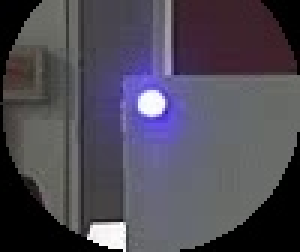
#> input picture vision4location/scripts/image/circle_roi_0.jpg, 100 x 84 px, given in place of 22.jpg, which was not available (shown 3 times larger)
$ python 1.py
#> lines starting #> are read from the running program, lines starting #| are printed output that depends on the picture; after the words box and inside, x2 and y2 are one past the last pixel; in counts of white or black regions, pixels touching at a corner belong together; pictures that were not available may be replaced by others from this repository, and a replacement may not be noted
### vision4location/enhance/DCP.py
#!/usr/bin/env python3
# -*- coding: utf-8 -*-
"""
暗通道先验去雾算法（Dark Channel Prior Dehazing）

功能：
    - 对输入图像进行去雾处理
    - 适用于有雾图像和 underwater 图像增强
    - 基于暗通道先验理论

作者: 杨久春
时间: 2025-01-XX

参考文献:
    Kaiming He, Jian Sun, and Xiaoou Tang. "Single image haze removal using dark channel prior."
    IEEE transactions on pattern analysis and machine intelligence, 33(12):2341-2353, 2010.
"""

import cv2
import numpy as np
from typing import Union, Optional, Tuple
from pathlib import Path


class DarkChannelPrior:
    """
    暗通道先验去雾类

    使用示例:
        dcp = DarkChannelPrior(patch_size=15, omega=0.95, t0=0.1)
        image = cv2.imread("hazy_image.jpg")
        dehazed_image = dcp.dehaze(image)
        cv2.imwrite("dehazed_image.jpg", dehazed_image)
    """

    def __init__(self, patch_size: int = 15, omega: float = 0.95, t0: float = 0.1):
        """
        初始化暗通道去雾算法

        参数:
            patch_size: 局部窗口大小，用于计算暗通道（默认15，必须是奇数）
            omega: 去雾强度参数，范围0-1，值越大去雾效果越强（默认0.95）
            t0: 透射率下限，防止过度去雾（默认0.1）
        """
        # 确保patch_size是奇数
        if patch_size % 2 == 0:
            patch_size += 1
            print(f"警告: patch_size必须是奇数，已自动调整为 {patch_size}")

        self.patch_size = patch_size
        self.omega = omega
        self.t0 = t0

    def _get_dark_channel(self, image: np.ndarray) -> np.ndarray:
        """
        计算图像的暗通道

        参数:
            image: 输入图像，BGR格式，形状为 (H, W, 3)

        返回:
            dark_channel: 暗通道图像，形状为 (H, W)
        """
        # 获取图像的最小通道值（RGB三通道中的最小值）
        min_channel = np.min(image, axis=2)

        # 对最小通道值进行最小值滤波（局部窗口内的最小值）
        kernel = np.ones((self.patch_size, self.patch_size), np.uint8)
        dark_channel = cv2.erode(min_channel, kernel)

        return dark_channel

    def _estimate_atmospheric_light(self, image: np.ndarray,
                                   dark_channel: np.ndarray,
                                   top_percent: float = 0.1) -> Tuple[float, float, float]:
        """
        估计大气光值

        参数:
            image: 输入图像，BGR格式
            dark_channel: 暗通道图像
            top_percent: 选择暗通道值最大的前top_percent像素来估计大气光（默认0.1）

        返回:
            atmospheric_light: 大气光值，BGR三个通道的值 (B, G, R)
        """
        h, w = dark_channel.shape
        num_pixels = int(h * w * top_percent)

        # 将暗通道图像展平
        dark_channel_flat = dark_channel.reshape(-1)

        # 找到暗通道值最大的num_pixels个像素的索引
        indices = np.argpartition(dark_channel_flat, -num_pixels)[-num_pixels:]

        # 获取这些像素在原图像中的位置
        rows = indices // w
        cols = indices % w

        # 计算这些像素的RGB值的平均值作为大气光
        atmospheric_light = np.zeros(3, dtype=np.float32)
        for i in range(num_pixels):
            atmospheric_light += image[rows[i], cols[i]]

        atmospheric_light /= num_pixels

        return tuple(atmospheric_light.astype(np.uint8))

    def _estimate_transmission(self, image: np.ndarray,
                              atmospheric_light: Tuple[float, float, float]) -> np.ndarray:
        """
        估计透射率

        参数:
            image: 输入图像，BGR格式
            atmospheric_light: 大气光值 (B, G, R)

        返回:
            transmission: 透射率图像，形状为 (H, W)，值范围0-1
        """
        # 将图像归一化（除以大气光值）
        normalized_image = image.astype(np.float32) / np.array(atmospheric_light, dtype=np.float32)

        # 计算归一化图像的暗通道
        dark_channel_norm = self._get_dark_channel(normalized_image)

        # 计算透射率：t = 1 - omega * dark_channel
        transmission = 1 - self.omega * dark_channel_norm

        # 限制透射率的下限，防止过度去雾
        transmission = np.maximum(transmission, self.t0)

        return transmission

    def _recover_scene_radiance(self, image: np.ndarray,
                               transmission: np.ndarray,
                               atmospheric_light: Tuple[float, float, float]) -> np.ndarray:
        """
        恢复场景辐射（去雾后的清晰图像）

        参数:
            image: 输入有雾图像，BGR格式
            transmission: 透射率图像
            atmospheric_light: 大气光值 (B, G, R)

        返回:
            recovered_image: 去雾后的清晰图像，BGR格式
        """
        # 将透射率扩展到三个通道
        transmission_3d = np.stack([transmission, transmission, transmission], axis=2)

        # 恢复公式: J = (I - A) / t + A
        # 其中 I 是有雾图像，A 是大气光，t 是透射率，J 是清晰图像
        image_float = image.astype(np.float32)
        atmospheric_light_array = np.array(atmospheric_light, dtype=np.float32)

        # 避免除零
        transmission_3d = np.maximum(transmission_3d, self.t0)

        # 恢复清晰图像
        recovered = (image_float - atmospheric_light_array) / transmission_3d + atmospheric_light_array

        # 限制像素值范围到0-255
        recovered = np.clip(recovered, 0, 255).astype(np.uint8)

        return recovered

    def _refine_transmission(self, transmission: np.ndarray,
                            image: Optional[np.ndarray] = None) -> np.ndarray:
        """
        使用引导滤波或软抠图优化透射率（可选）

        参数:
            transmission: 原始透射率图像
            image: 引导图像（可选，如果提供则使用引导滤波）

        返回:
            refined_transmission: 优化后的透射率图像
        """
        # 如果提供了引导图像，使用引导滤波
        if image is not None:
            # 转换为灰度图作为引导图像
            if len(image.shape) == 3:
                guide = cv2.cvtColor(image, cv2.COLOR_BGR2GRAY)
            else:
                guide = image

            # 使用引导滤波优化透射率
            # 注意：OpenCV的guidedFilter需要将图像归一化到0-1
            transmission_norm = transmission.astype(np.float32) / 255.0
            guide_norm = guide.astype(np.float32) / 255.0

            # 使用双边滤波作为替代（引导滤波的简化版本）
            refined = cv2.bilateralFilter(
                (transmission_norm * 255).astype(np.uint8),
                d=9,
                sigmaColor=75,
                sigmaSpace=75
            ).astype(np.float32) / 255.0

            return refined
        else:
            # 如果没有引导图像，使用简单的高斯滤波
            transmission_uint8 = (transmission * 255).astype(np.uint8)
            refined = cv2.GaussianBlur(transmission_uint8, (5, 5), 0).astype(np.float32) / 255.0
            return refined

    def dehaze(self, image: Union[np.ndarray, str, Path],
               refine: bool = True) -> np.ndarray:
        """
        对输入图像进行去雾处理

        参数:
            image: 输入图像，可以是：
                  - numpy数组（BGR格式，OpenCV格式）
                  - 图像文件路径（字符串或Path对象）
            refine: 是否对透射率进行优化（默认True）

        返回:
            dehazed_image: 去雾后的图像，BGR格式
        """
#> called with refine = True
        # 读取图像
        if isinstance(image, (str, Path)):
            img = cv2.imread(str(image))
#> img is the input picture: shape (84, 100, 3); mean B, G, R 85.2, 73.5, 77.4
            if img is None:
                raise ValueError(f"无法读取图像: {image}")
        elif isinstance(image, np.ndarray):
            img = image.copy()
        else:
            raise TypeError(f"不支持的图像类型: {type(image)}")

        # 确保图像是BGR格式
        if len(img.shape) != 3 or img.shape[2] != 3:
            raise ValueError("输入图像必须是BGR格式的彩色图像")

        # 步骤1: 计算暗通道
        dark_channel = self._get_dark_channel(img)
#> in _get_dark_channel, `min_channel = np.min(image, axis=2)`:
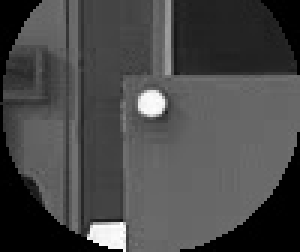
#> min_channel: shape (84, 100) (shown 3 times larger); min 0, max 255, mean 72
#> in _get_dark_channel, `dark_channel = cv2.erode(min_channel, kernel)`:
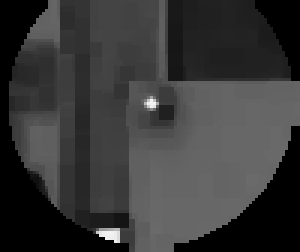
#> dark_channel: shape (84, 100) (shown 3 times larger); min 0, max 242, mean 55.9

        # 步骤2: 估计大气光值
        atmospheric_light = self._estimate_atmospheric_light(img, dark_channel)
#> in _estimate_atmospheric_light, `dark_channel_flat = dark_channel.reshape(-1)`: dark_channel_flat = 8400 values, max 242 at index 3451, min 0 at index 0, mean 55.9
#> in _estimate_atmospheric_light, `indices = np.argpartition(dark_channel_flat, -num_pixels)[-num_pixels:]`: indices = 840 values, max 8051 at index 8, min 3249 at index 572, mean 6063.6
#> in _estimate_atmospheric_light, `rows = indices // w`: rows = 840 values, max 80 at index 8, min 32 at index 570, mean 59.92
#> in _estimate_atmospheric_light, `cols = indices % w`: cols = 840 values, max 99 at index 351, min 32 at index 551, mean 71.54
#> the loop in _estimate_atmospheric_light, `for i in range(num_pixels):` made 840 passes
#> atmospheric_light on passes 1 to 3: [107, 108, 106], [214, 218, 214], [317, 324, 318]
#> after the loop in _estimate_atmospheric_light, `for i in range(num_pixels):`: atmospheric_light = [98753, 96423, 94569]
#> in _estimate_atmospheric_light, `atmospheric_light /= num_pixels`: atmospheric_light = [117.6, 114.8, 112.6]
#> atmospheric_light = (117, 114, 112)

        # 步骤3: 估计透射率
        transmission = self._estimate_transmission(img, atmospheric_light)
#> in _estimate_transmission, `transmission = 1 - self.omega * dark_channel_norm`:
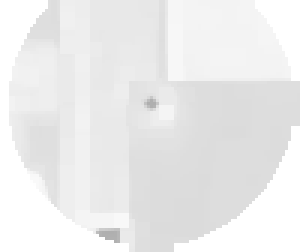
#> transmission: shape (84, 100) float32 (shown 3 times larger); min 0.683, max 1, mean 0.927

        # 步骤4: 优化透射率（可选）
        if refine:
            transmission = self._refine_transmission(transmission, img)
#> in _refine_transmission, `transmission_norm = transmission.astype(np.float32) / 255.0`:
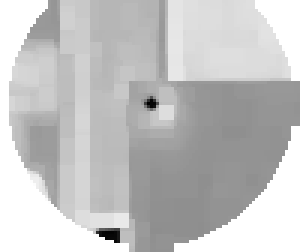
#> transmission_norm: shape (84, 100) float32 (shown 3 times larger); min 0.00268, max 0.00392, mean 0.00363; drawn with min black and max white
#> in _refine_transmission, `refined = cv2.bilateralFilter( (transmission_norm * 255).astype(np.uin..`:
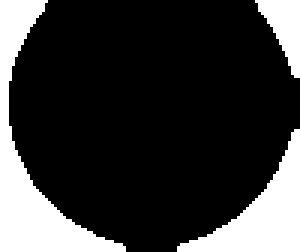
#> refined: shape (84, 100) float32 (shown 3 times larger); values 0 (black) and 0.00392 (white), 21.7% white; 3 white regions, box (x1, y1, x2, y2) and area: (0, 0, 42, 84) 973, (59, 43, 100, 84) 643, (85, 0, 100, 26) 207

        # 步骤5: 恢复清晰图像
        dehazed_image = self._recover_scene_radiance(img, transmission, atmospheric_light)
#> in _recover_scene_radiance, `atmospheric_light_array = np.array(atmospheric_light, dtype=np.float32)`: atmospheric_light_array = [117, 114, 112]
#> in _recover_scene_radiance, `transmission_3d = np.maximum(transmission_3d, self.t0)`: transmission_3d: shape (84, 100, 3) float32; every value is 0.41
#> in _recover_scene_radiance, `recovered = np.clip(recovered, 0, 255).astype(np.uint8)`:
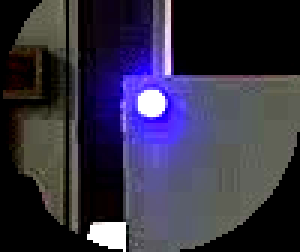
#> recovered: shape (84, 100, 3) (shown 3 times larger); mean B, G, R 68.1, 48.1, 52.1

        return dehazed_image

    # [111 lines left out: functions get_transmission_map, get_dark_channel, main, not called in this run]


# [2 lines that do not run on import are left out]

### vision4location/enhance/1.py
import cv2
import numpy as np

# [7 lines of commented-out code are left out]

from DCP import DarkChannelPrior
import cv2

# 创建去雾器
dcp = DarkChannelPrior(patch_size=5, omega=0.15, t0=0.41)

# 方法1: 直接处理图像文件
dehazed_image = dcp.dehaze("/home/yjc/Project/rov_ws/underwater_dataset/images/first_capture/right/22.jpg")
cv2.imwrite("/home/yjc/Project/rov_ws/src/vision4location/enhance/images/DCP/dehazed_image.png", dehazed_image)

# [7 lines of commented-out code are left out]

$ run again, on vision4location/scripts/image/circle_roi_1.jpg
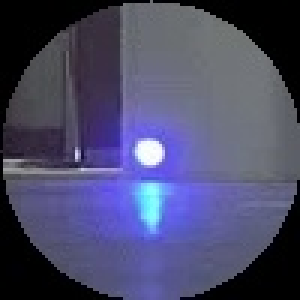
#> input picture vision4location/scripts/image/circle_roi_1.jpg, 100 x 100 px, given in place of 22.jpg, which was not available (shown 3 times larger)
#> in dehaze, img is the input picture: shape (100, 100, 3); mean B, G, R 106, 74.5, 74.3
#> dark_channel_flat = 10000 values, max 240 at index 5050, min 0 at index 0, mean 58.7
#> indices = 1000 values, max 5578 at index 366, min 969 at index 191, mean 3387.3
#> rows = 1000 values, max 55 at index 366, min 9 at index 14, mean 33.15
#> cols = 1000 values, max 89 at index 239, min 47 at index 428, mean 72.77
#> the loop in _estimate_atmospheric_light, `for i in range(num_pixels):` made 1000 passes
#> atmospheric_light on passes 1 to 3: [130, 109, 108], [263, 221, 218], [395, 329, 326]
#> after the loop in _estimate_atmospheric_light, `for i in range(num_pixels):`: atmospheric_light = [131863, 119016, 115925]
#> in _estimate_atmospheric_light, `atmospheric_light /= num_pixels`: atmospheric_light = [131.9, 119, 115.9]
#> in dehaze, `atmospheric_light = self._estimate_atmospheric_light(img, dark_channel)`: atmospheric_light = (131, 119, 115)
#> in _refine_transmission, `refined = cv2.bilateralFilter( (transmission_norm * 255).astype(np.uin..`:
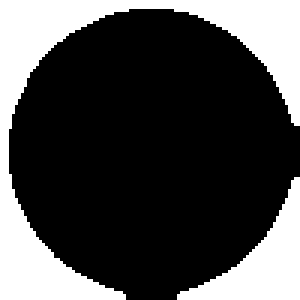
#> refined: shape (100, 100) float32 (shown 3 times larger); values 0 (black) and 0.00392 (white), 28.5% white; 2 white regions, box (x1, y1, x2, y2) and area: (0, 0, 100, 100) 2201, (59, 59, 100, 100) 646
#> atmospheric_light_array = [131, 119, 115]
#> in _recover_scene_radiance, `recovered = np.clip(recovered, 0, 255).astype(np.uint8)`:
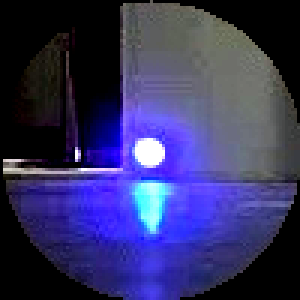
#> recovered: shape (100, 100, 3) (shown 3 times larger); mean B, G, R 100.5, 50.6, 52.6
